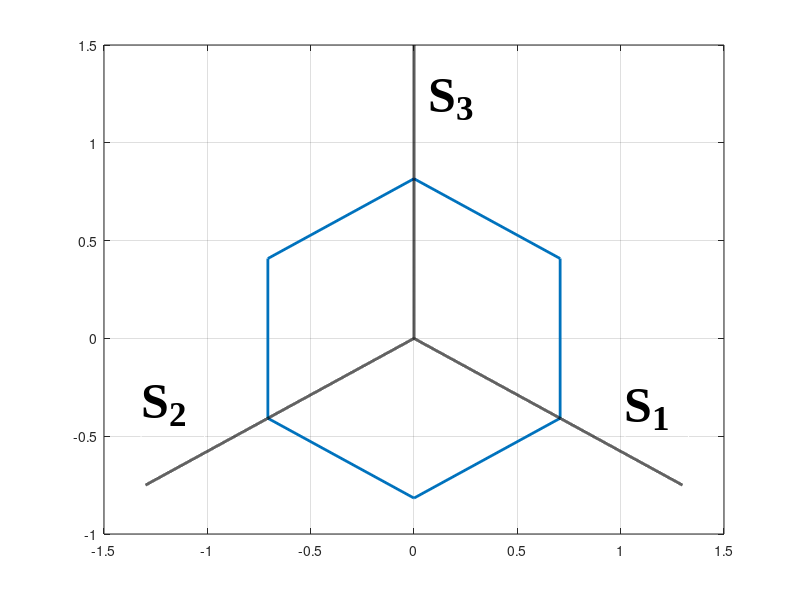

MATLAB code to generate this figure:
%%%%%%%%%%%%%%%%%%%%%%%%%%%%%%%%%%%%%%%%%%%%%%%%%%%%%%%%%%%%%%%%%%%%%%%%%%%
% deviatoric_tresca.m
% Author: Aiden Azarnoush 
% E-mail: a.m.azarnoush@gmail.com
% Description:
% This code create tresca yield surface in principal deviatoric stress
% space
%%%%%%%%%%%%%%%%%%%%%%%%%%%%%%%%%%%%%%%%%%%%%%%%%%%%%%%%%%%%%%%%%%%%%%%%%%%

clf
clc
clear all;
Y = 1; %this is yield stress
r = sqrt(2/3) * Y;
c = cos(pi/6);
s = sin(pi/6);
% find 6 points of hexagonal in pi-plane in cartesian coordinate
X = [c,c,0,-c,-c,0,c]*r;
Y = [-s,s,1,s,-s,-1,-s]*r;
figure1= figure(1);
%plot tresca criteria
plot(X,Y,'LineWidth',2);
hold on;
% plot S3 direction is the same as y axes i.e. [0,1] direction
x = 0:0.0001:1.5;
plot(zeros(size(x)),x,'k','LineWidth',2);
% plot S1 direction along [sqrt(3)/2,-1/2] direction
plot(x*cos(-pi/6),x.*sin(-pi/6),'k','LineWidth',2);
% plot S2 direction along [-sqrt(3)/2,-1/2)] direction
plot(x*cos(-5*pi/6),x.*sin(-5*pi/6),'k','LineWidth',2);

hold off

grid on;
% Create textbox and put  S3 in desirable postion
annotation(figure1,'textbox',...
    [0.535059945504087 0.77579365079365 0.0793814713896459 0.119047619047617],...
    'String',{'S_3'},...
    'FontWeight','bold',...
    'FontSize',36,...
    'FontName','Times New Roman',...
    'FitBoxToText','off',...
    'EdgeColor',[1 1 1]);

% Create textbox S1 in desirable postion
annotation(figure1,'textbox',...
    [0.781217983651226 0.259761904761903 0.0793814713896459 0.119047619047616],...
    'String',{'S_1'},...
    'FontWeight','bold',...
    'FontSize',36,...
    'FontName','Times New Roman',...
    'FitBoxToText','off',...
    'EdgeColor',[1 1 1]);

% Create textbox S2 in desirable postion
annotation(figure1,'textbox',...
    [0.176313351498637 0.265714285714284 0.0793814713896459 0.119047619047616],...
    'String',{'S_2'},...
    'FontWeight','bold',...
    'FontSize',36,...
    'FontName','Times New Roman',...
    'FitBoxToText','off',...
    'EdgeColor',[1 1 1]);
